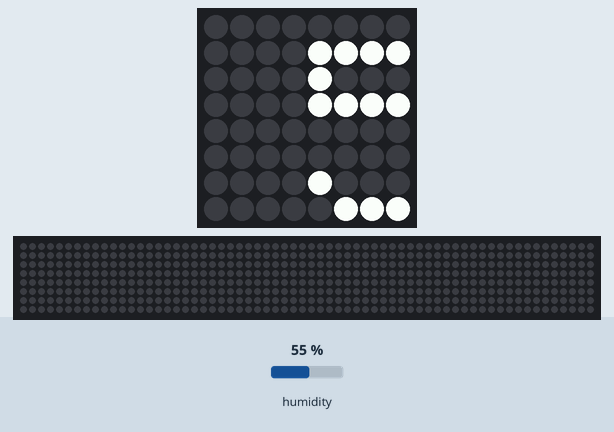
This program was run on a simulated Raspberry Pi (BCM pin numbers) with a Sense HAT. Shown: the Sense HAT's 8×8 RGB LED matrix, a strip that is not on the board, showing the scrolling text unrolled. The test bench sets the inputs (shaded band); at power-on: humidity 55 %. The 64×8 strip is a reading aid, not a part: it shows the text the matrix is scrolling, unrolled, one strip-width of it at a time.

Above: at 1.25 s.
1.3 s: humidity set to 22 %
At 2.36 s:
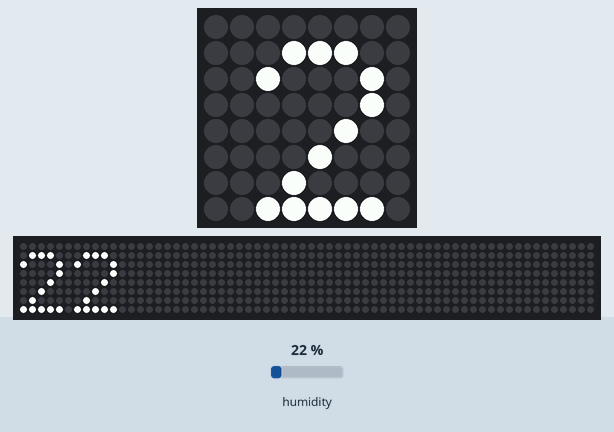
2.9 s: humidity set to 40 %
At 4.04 s:
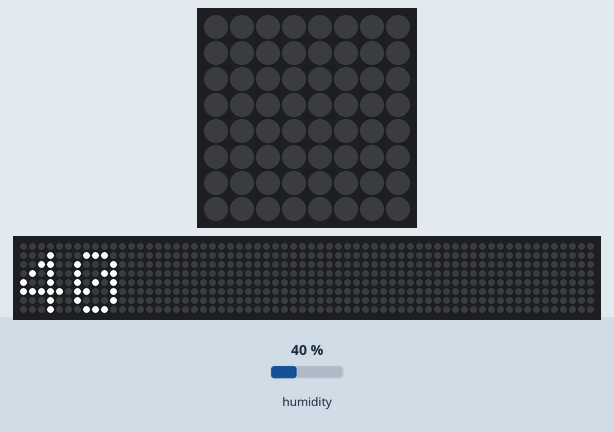
4.6 s: humidity set to 68 %
At 5.16 s:
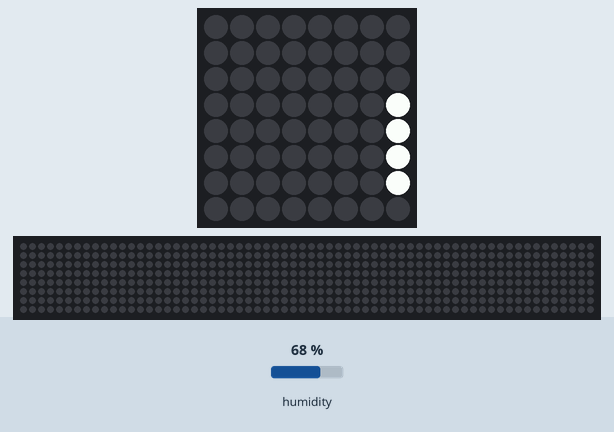

The program:

HumiditySensor.py
```python
from sense_hat import SenseHat

sense = SenseHat()
try:
    while True:
        h = sense.get_humidity()

        h = int(h)

        sense.show_message(str(h), scroll_speed=0.05)

except KeyboardInterrupt:
    print('Application Terminated.')
    sense.clear()

    
```
